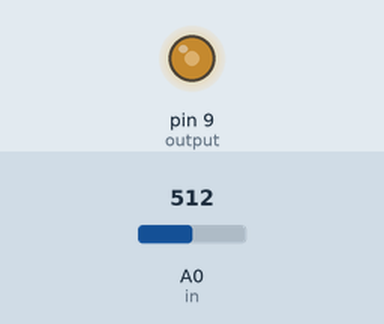
This sketch was run on a simulated Arduino Uno, built with avr-gcc and run on an emulated ATmega328P. Parts: output pins drawn as LEDs (lit = HIGH). Inputs (shaded band) come from the test bench; at power-on: A0 (in) = 512.

Above: at 1.2 s.
1.3 s: A0 (in) set to 716
At 2.5 s:
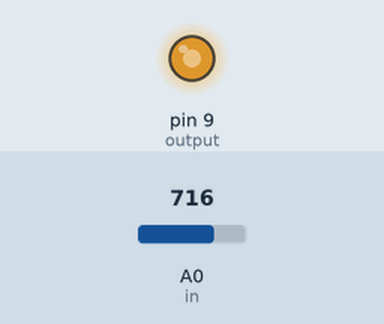
2.8 s: A0 (in) set to 900
At 3.9 s:
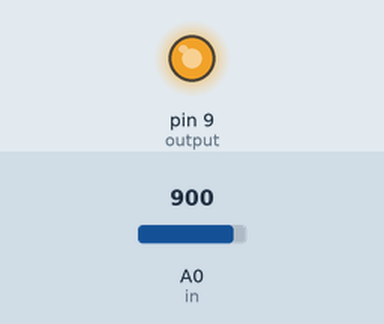
4.3 s: A0 (in) set to 122
At 5.0 s:
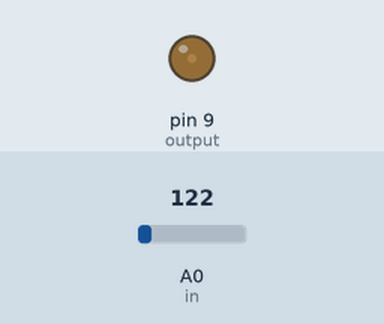
5.8 s: A0 (in) set to 0
At 6.2 s:
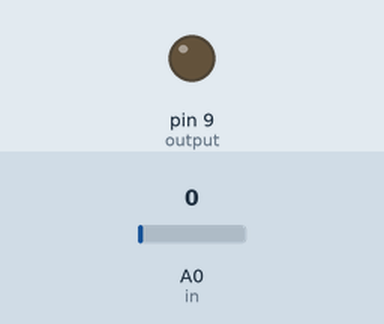
7.3 s: A0 (in) set to 511
At 8.5 s:
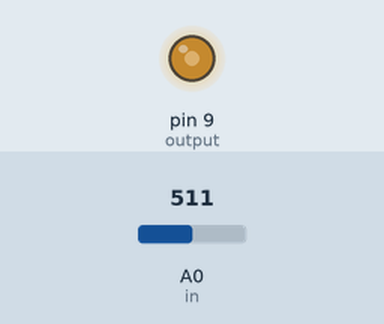
Timing chart, 0 to 9.8 s (numbered marks = the images above; inputs shaded):
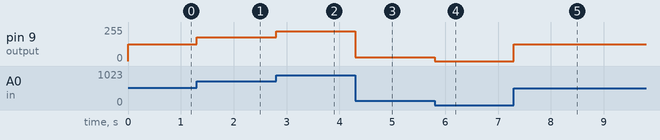

The sketch:

analogRead.ino.ino
```cpp
int output=9;
int amp=0;
int in=A0;
int val=0;
int val_=0;
long _time=0;

void setup() {
  Serial.begin(9600);

}

void loop() {

  val = analogRead(in);
  amp = map(val, 0, 1023, 0, 255);


  analogWrite(output,amp);


  //Serial.println(amp);
  //Serial.print(",");

  //if (_time==1000)
    //Serial.print("\nx");

  //_time+=1;


}
```

Measured:
- after the input at 1.3 s, pin 9 (output): 127/255 → 178/255 at once
- after the input at 2.8 s, pin 9 (output): 178/255 → 224/255 at once
- after the input at 4.3 s, pin 9 (output): 224/255 → 30/255 at once
- after the input at 5.8 s, pin 9 (output): 30/255 → 0/255 at once
- after the input at 7.3 s, pin 9 (output): 0/255 → 127/255 at once
